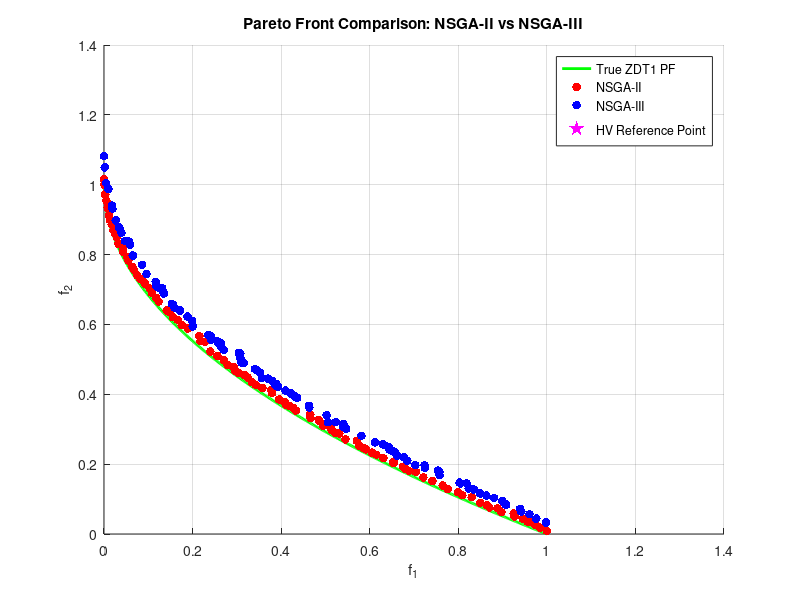

Source code (MATLAB):
function plot_nsga_fronts()
    s1 = load('zdt1_nsga2.mat', 'Obj1');
    s2 = load('zdt1_nsga3.mat', 'Obj2');

    PF1 = s1.Obj1;
    PF2 = s2.Obj2;

    fprintf('NSGA-II size: %d x %d\n', size(PF1,1), size(PF1,2));
    fprintf('NSGA-III size: %d x %d\n', size(PF2,1), size(PF2,2));

    if size(PF1,2) ~= size(PF2,2)
        error('NSGA-II and NSGA-III have different numbers of objectives.');
    end

    M = size(PF1,2);

    % HV reference point
    ref = max([PF1; PF2], [], 1) * 1.1;
    fprintf('HV reference point: %s\n', mat2str(ref,4));

    figure;
    hold on;

    if M == 2
        % True ZDT1 Pareto front: f2 = 1 - sqrt(f1)
        truePF_x = linspace(0, 1, 400);
        truePF_y = 1 - sqrt(truePF_x);

        plot(truePF_x, truePF_y, 'g', 'LineWidth', 2);
        scatter(PF1(:,1), PF1(:,2), 40, 'r', 'filled');
        scatter(PF2(:,1), PF2(:,2), 40, 'b', 'filled');
        scatter(ref(1), ref(2), 140, 'm', 'p', 'filled');

        xlabel('f_1');
        ylabel('f_2');
        legend('True ZDT1 PF', 'NSGA-II', 'NSGA-III', 'HV Reference Point', ...
               'Location', 'best');

    else
        error('Plotting is only supported here for 2 or 3 objectives.');
    end

    title('Pareto Front Comparison: NSGA-II vs NSGA-III');
    grid on;
    hold off;
end
